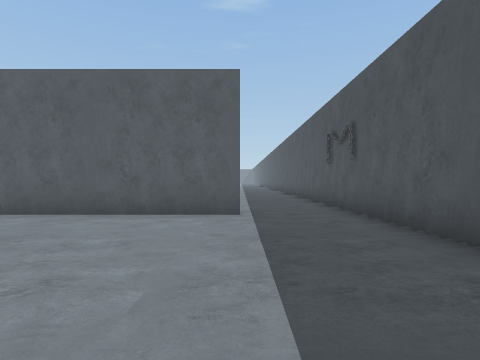
View 1 (above)

20 first-person views from a walk through a scene from a Unity 3-D project. The camera is 1.4 m above the floor, looks level and sees 80° across. The floor is counted in squares, 2 m on a side. Each view is taken from the middle of a square. On the plan, view 1 faces up. The plan holds only what a view shows up to about 10 squares ahead; the rest is blank. The place goes on beyond the plan. The player is left out.

View 2
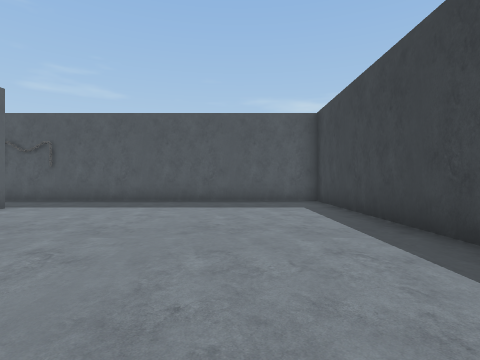

View 3
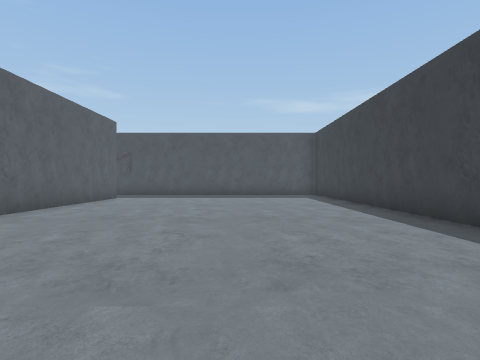

View 4
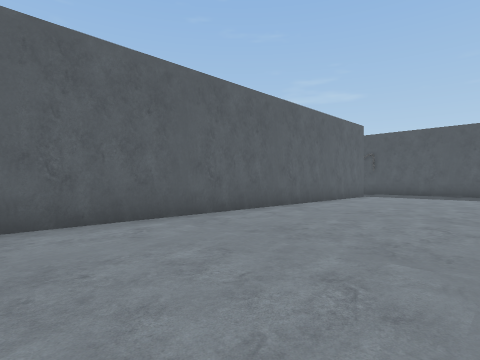

View 5
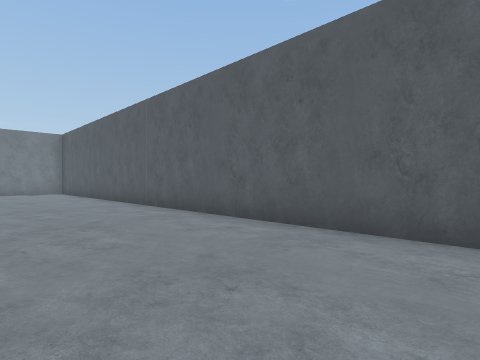

View 6
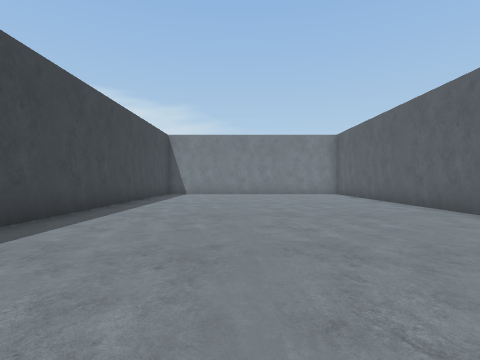

View 7
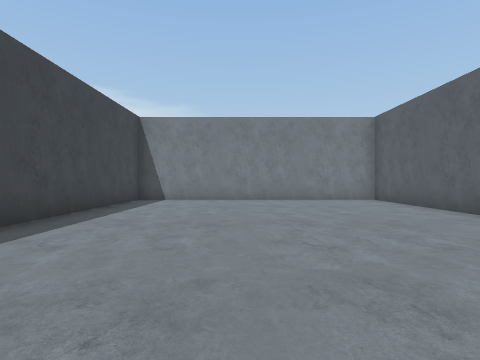

View 8
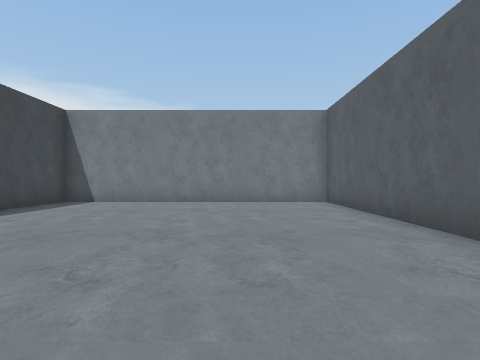

View 9
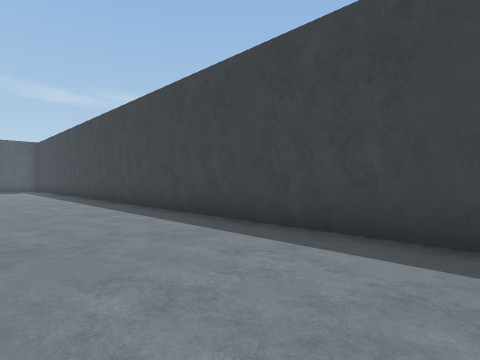

View 10
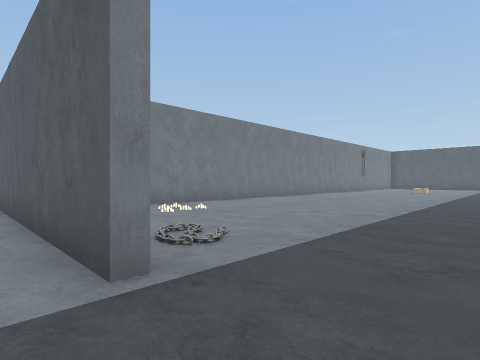

View 11
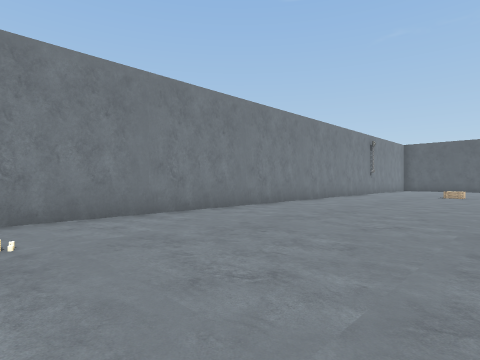

View 12
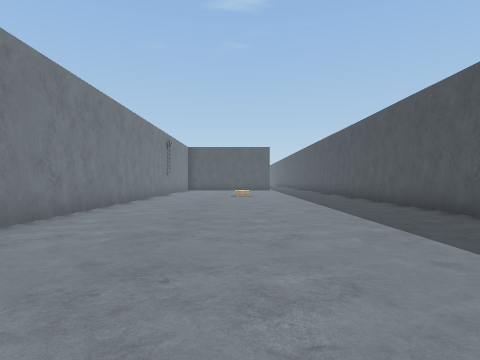

View 13
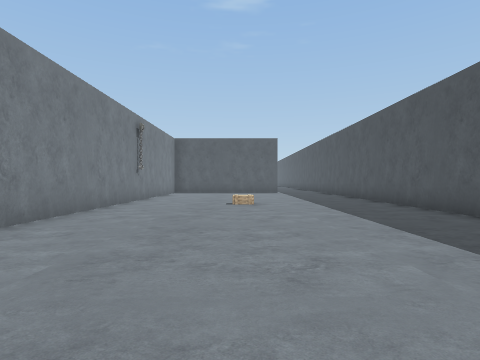

View 14
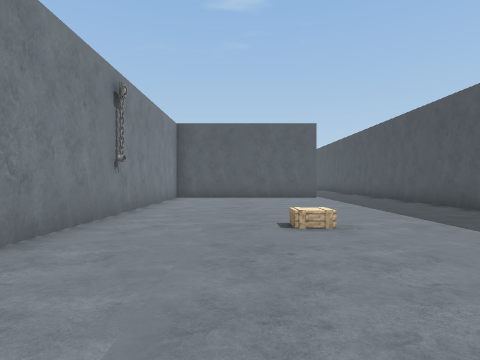

View 15
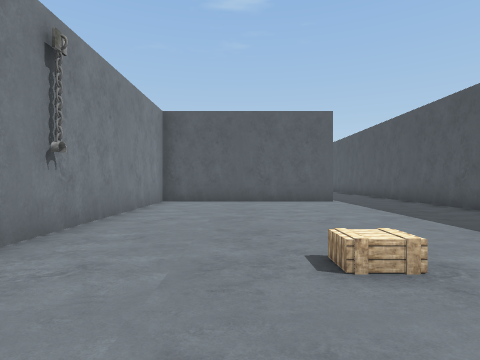

View 16
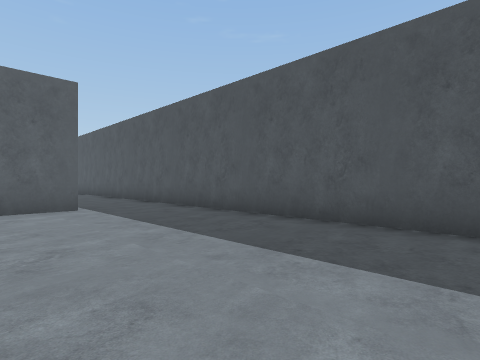

View 17
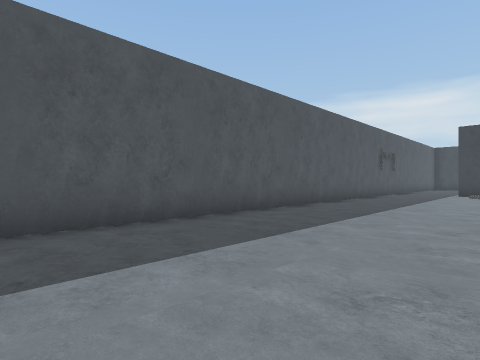

View 18
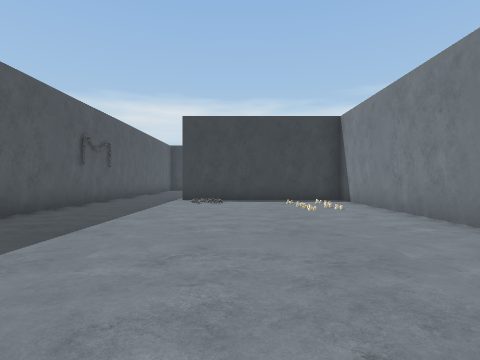

View 19
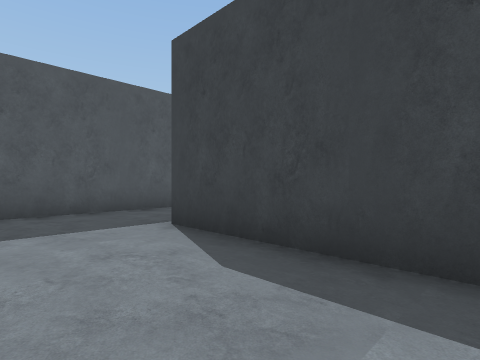

View 20
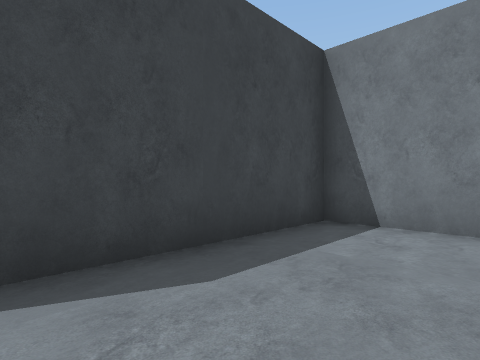

### Floor plan
Ten units are one square. View 1 is at (0, 0); x grows to the right and y downward. Boxes are objects, and circles mark ways between rooms. Rooms are numbered by the first view taken in them; rooms with no view inside come last. Other rooms are left out.
<svg viewBox="-266 -323 296 354">
<path fill="none" stroke="#000" d="M0 -58 -261 -58 -261 26 25 26 25 -44M0 -292 -55 -292 -55 -60 0 -60M25 -44 25 -296M25 -296 25 -318M-55 -316 -55 -295 0 -295"/>
<circle cx="10" cy="-53" r="3" fill="#2a7"/>
<circle cx="15" cy="-300" r="3" fill="#2a7"/>
<text x="-120" y="-10">1</text>
<text x="-10" y="-180">2</text>
<text x="-10" y="-310">3</text>
</svg>
Room 1 opens to room 2. Room 2 opens to room 3.

Where each view was taken, in squares from view 1:
view 1: 0 up, 0 right, facing up
view 2: 0 up, 7 left, facing right
view 3: 1 up, 11 left, facing right
view 4: 1 up, 12 left, facing up-right
view 5: 2 up, 10 left, facing up-left
view 6: 1 up, 12 left, facing left
view 7: 1 up, 16 left, facing left
view 8: 3 up, 17 left, facing left
view 9: 1 up, 18 left, facing down-right
view 10: 5 up, 2 right, facing up-left
view 11: 9 up, 0 right, facing up-left
view 12: 10 up, 2 left, facing up
view 13: 14 up, 2 left, facing up
view 14: 18 up, 3 left, facing up
view 15: 20 up, 3 left, facing up
view 16: 22 up, 2 left, facing up-right
view 17: 21 up, 2 left, facing down-right
view 18: 16 up, 2 left, facing down
view 19: 32 up, 4 left, facing down-right
view 20: 32 up, 1 left, facing down-left
